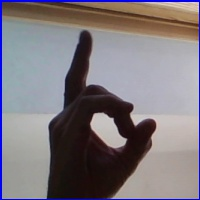
#> input picture data/develop/D12.jpg, 200 x 200 px
$ python a.py
#> lines starting #> are read from the running program, lines starting #| are printed output that depends on the picture; after the words box and inside, x2 and y2 are one past the last pixel; in counts of white or black regions, pixels touching at a corner belong together
import cv2
import numpy as np
from matplotlib import pyplot as plt


img_path = "./data/develop/D12.jpg"
img = cv2.imread(img_path)
#> img is the input picture: shape (200, 200, 3); mean B, G, R 125.9, 120.2, 126.7
img_0 = cv2.imread(img_path, 0)
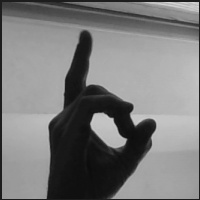
#> img_0: shape (200, 200); min 11, max 214, mean 122.8
back = cv2.imread("./data/develop/nothing12.jpg", 0)
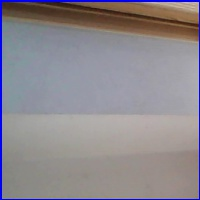
#> input picture data/develop/nothing12.jpg, 200 x 200 px
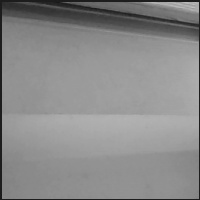
#> back: shape (200, 200); min 23, max 191, mean 138.9
img_0 = cv2.subtract(back, img_0)
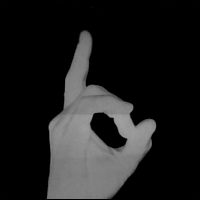
#> img_0: shape (200, 200); min 0, max 162, mean 29.8


cv2.imshow('palm image',img)

ret, thresh = cv2.threshold(img_0, 100, 255, cv2.THRESH_BINARY)
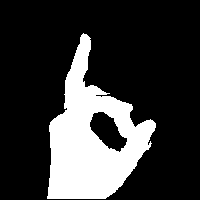
#> thresh: shape (200, 200); 21.9% white; 1 white region
cv2.imshow("thresh", thresh)

contours, hierarchy = cv2.findContours(thresh, cv2.RETR_TREE, cv2.CHAIN_APPROX_SIMPLE)
#> contours = 2 contours; box (x1, y1, x2, y2) and area: (47, 33, 156, 199) 9342, (89, 111, 128, 153) 877
contours = max(contours, key=lambda x: cv2.contourArea(x))
#> contours = contour of 215 points, box (x1, y1, x2, y2) (47, 33, 156, 199), area 9342
cv2.drawContours(img, [contours], -1, (255,255,0), 2)
cv2.imshow("contours", img)

hull = cv2.convexHull(contours)
#> hull = contour of 18 points, box (x1, y1, x2, y2) (47, 33, 156, 199), area 11643
cv2.drawContours(img, [hull], -1, (0, 255, 255), 2)
cv2.imshow("hull", img)

hull = cv2.convexHull(contours, returnPoints=False)
#> hull = 18 values, max 213 at index 0, min 0 at index 17, mean 84.39
defects = cv2.convexityDefects(contours, hull)
#> defects = 13 rows, first 6: [213, 0, 214, 162], [1, 3, 2, 114], [3, 49, 39, 2996], [49, 51, 50, 162], [51, 63, 56, 793], [65, 71, 66, 142]

#
if defects is not None:
  cnt = 0
for i in range(defects.shape[0]):  # calculate the angle
  s, e, f, d = defects[i][0]
  start = tuple(contours[s][0])
  end = tuple(contours[e][0])
  far = tuple(contours[f][0])
  a = np.sqrt((end[0] - start[0]) ** 2 + (end[1] - start[1]) ** 2)
  b = np.sqrt((far[0] - start[0]) ** 2 + (far[1] - start[1]) ** 2)
  c = np.sqrt((end[0] - far[0]) ** 2 + (end[1] - far[1]) ** 2)
  angle = np.arccos((b ** 2 + c ** 2 - a ** 2) / (2 * b * c))  #      cosine theorem
  if angle <= np.pi / 2:  # angle less than 90 degree, treat as fingers
    cnt += 1
    cv2.circle(img, far, 4, [0, 0, 255], -1)
#> this loop made 13 passes
#> (s, e, f, d, start, end, far, a) on passes 1 to 10: (213, 0, 214, 162, (86, 34), (83, 33), (84, 34), 3.16), (1, 3, 2, 114, (81, 35), (80, 37), (81, 36), 2.24), (3, 49, 39, 2996, (80, 37), (50, 122), (67, 109), 90.14), (49, 51, 50, 162, (50, 122), (49, 125), (50, 124), 3.16), (51, 63, 56, 793, (49, 125), (47, 196), (51, 164), 71.03), (65, 71, 66, 142, (105, 198), (114, 192), (107, 196), 10.82), (71, 79, 73, 181, (114, 192), (122, 184), (115, 190), 11.31), (79, 90, 84, 307, (122, 184), (134, 168), (125, 178), 20), (90, 101, 99, 629, (134, 168), (148, 149), (142, 153), 23.6), (101, 103, 102, 142, (148, 149), (150, 146), (148, 148), 3.61)
#> img: shape (200, 200, 3); mean B, G, R 127, 130.5, 130.3
#> after the loop, cnt = 1
if cnt > 0:
  cnt = cnt+1
#> cnt = 2
cv2.putText(img, str(cnt), (0, 50), cv2.FONT_HERSHEY_SIMPLEX, 1, (255, 0, 0), 2, cv2.LINE_AA)
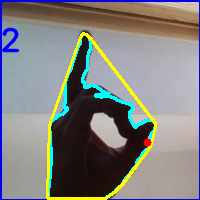
#> img: shape (200, 200, 3); mean B, G, R 127.4, 129.8, 129.6
#
cv2.imshow('final_result',img)
cv2.waitKey(0)
cv2.destroyAllWindows()
contours, hierarchy = cv2.findContours(img_0, cv2.RETR_TREE, cv2.CHAIN_APPROX_NONE)
#> contours = 149 contours, 147 with area under 20; largest, box (x1, y1, x2, y2) and area: (45, 30, 157, 200) 10151, (90, 112, 127, 149) 738
cnt = contours[0]
#> cnt = [[198, 199]]

print("Total Number of Contours found =", len(contours))
#| Total Number of Contours found = 149
print("Total Number of hull found =", len(hull))
#| Total Number of hull found = 18
# print("hierarchy is: \n", hierarchy)
